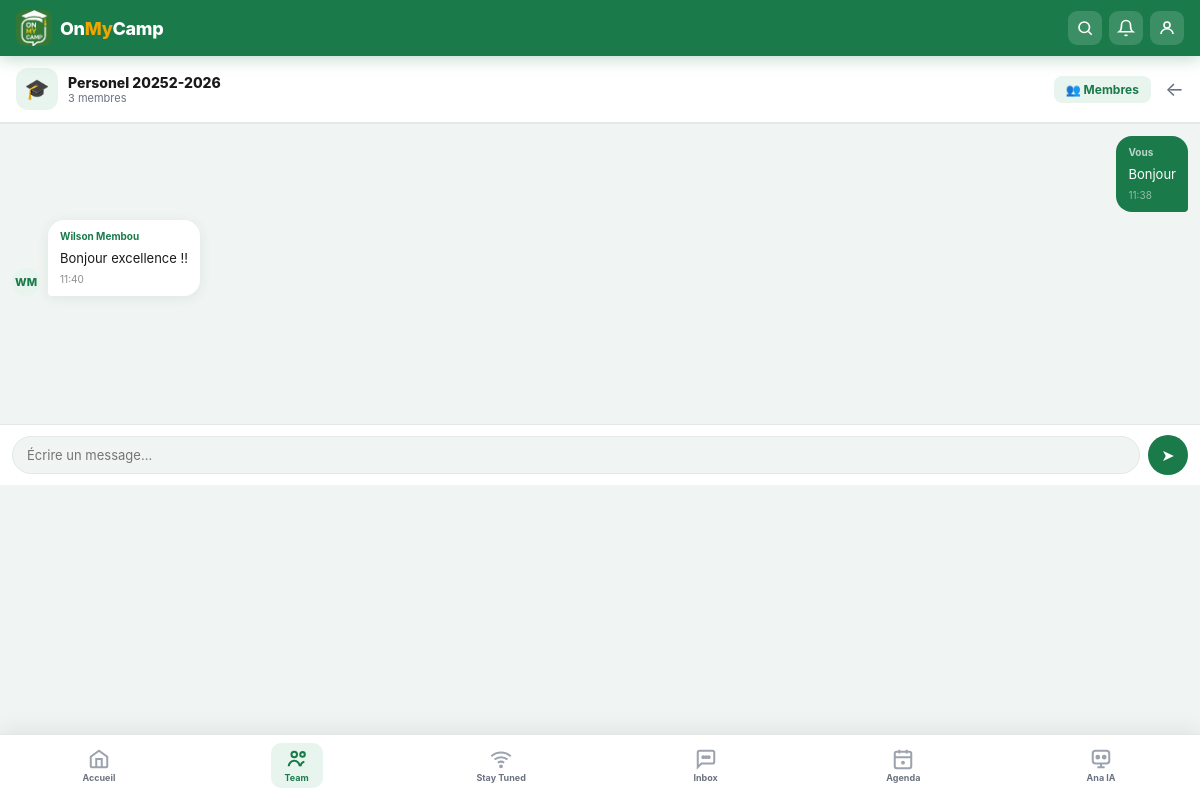
The page /group/1/ (signed in) on the database its author committed.
### core/models.py (models this page shows, shortened)
class Group(models.Model):
    nom         = models.CharField(max_length=100)
    admin       = models.ForeignKey(User, on_delete=models.CASCADE, related_name='groupes_admins')
    membres     = models.ManyToManyField(User, related_name='groupes', blank=True)
    description = models.TextField(blank=True)
    emoji       = models.CharField(max_length=5, default='👥')
    date_creation = models.DateTimeField(auto_now_add=True)

class GroupMessage(models.Model):
    groupe  = models.ForeignKey(Group, on_delete=models.CASCADE, related_name='messages')
    auteur  = models.ForeignKey(User, on_delete=models.CASCADE)
    contenu = models.TextField(blank=True)
    fichier = models.FileField(upload_to='group_files/', blank=True, null=True)
    date    = models.DateTimeField(auto_now_add=True)
    class Meta:
        ordering = ['date']

class User(AbstractUser):
    ROLE_CHOICES = [
        ('etudiant', 'Étudiant'),
        ('enseignant', 'Enseignant'),
        ('rr', 'Représentant Résident'),
        ('daac', 'DAAC'),
        ('tuteur', 'Tuteur'),
    ]
    PRIVILEGE_CHOICES = [
        ('aucun', 'Aucun'),
        ('delegue', 'Délégué'),
        ('chef_classe', 'Chef de classe'),
        ('extended', 'Extended'),
        ('exclusif', 'Exclusif'),
        ('admin', 'Admin'),
        ('superadmin', 'Super Admin'),
    ]
    matricule   = models.CharField(max_length=20, unique=True, blank=True, null=True)
    role        = models.CharField(max_length=20, choices=ROLE_CHOICES, default='etudiant')
    privilege   = models.CharField(max_length=20, choices=PRIVILEGE_CHOICES, default='aucun')
    bio         = models.TextField(blank=True)
    avatar      = models.ImageField(upload_to='avatars/', blank=True, null=True)
    is_active_campus = models.BooleanField(default=True)

### core/views.py (the view, shortened to what this page needs)
# urls.py: path('group/<int:pk>/',           views.group_detail,        name='group_detail'),
@login_required
def group_detail(request, pk):
    group = get_object_or_404(Group, pk=pk)
    if request.user not in group.membres.all():
        messages.error(request, 'Vous n\'êtes pas membre de ce groupe.')
        return redirect('team')
    messages_list = group.messages.select_related('auteur').all()
    users_to_add = User.objects.exclude(
        pk__in=group.membres.values_list('pk', flat=True)
    ).order_by('first_name')
    ctx = global_context(request, 'team')
    ctx.update({
        'group': group,
        'messages_list': messages_list,
        'users_to_add': users_to_add,
    })
    return render(request, 'core/group_detail.html', ctx)

### core/views.py (called while the page is built)
def global_context(request, active_tab=''):
    return {
        'active': active_tab,
        'notif_count': 0,
        'now': timezone.now(),
    }

### templates/core/group_detail.html (shortened to what this page needs)
{% extends "base.html" %}
{% block content %}
<div class="chat-header">
  <div class="chat-icon">{{ group.emoji }}</div>
  <div class="chat-info">
    <div class="chat-name">{{ group.nom }}</div>
    <div class="chat-members">{{ group.membres.count }} membre{{ group.membres.count|pluralize }}</div>
  </div>
  <button onclick="toggleMembers()" style="background:var(--green-light);border:none;color:var(--green);padding:6px 12px;border-radius:8px;font-weight:700;font-size:12px;cursor:pointer;" id="members-btn">
    👥 Membres
  </button>
  <a href="{% url 'team' %}" style="color:var(--muted);font-size:20px;margin-left:4px;">←</a>
</div>
{% if request.user == group.admin %}
<div class="members-panel" id="members-panel">
  <h4>Membres du groupe</h4>
</div>
{% endif %}
<div class="messages-zone" id="msgs">
  {% for msg in messages_list %}
  <div class="msg-row {% if msg.auteur == request.user %}mine{% endif %}">
    {% if msg.auteur != request.user %}
    <div class="msg-av">
      {{ msg.auteur.first_name|first|upper }}{{ msg.auteur.last_name|first|upper }}
    </div>
    {% endif %}
    <div class="bubble {% if msg.auteur == request.user %}mine{% else %}other{% endif %}">
      <div class="b-name">
        {% if msg.auteur == request.user %}Vous{% else %}{{ msg.auteur.get_full_name }}{% endif %}
      </div>
      {{ msg.contenu }}
      <span class="b-time">{{ msg.date|time:"H:i" }}</span>
    </div>
  </div>
  {% empty %}
  <div class="empty-state">
    <div class="e-icon">💬</div>
    <p>Aucun message encore.<br>Commencez la discussion !</p>
  </div>
  {% endfor %}
</div>
<form method="post" class="msg-input-bar">
  <input type="text" name="contenu" class="msg-input"
    placeholder="Écrire un message..." autocomplete="off" id="msgInput">
  <button type="submit" class="send-btn">➤</button>
</form>
{% endblock %}

### rows shown on the page
Group: emoji "🎓", nom "Personel 20252-2026", membres.count "3"
GroupMessage: shows "Vous", contenu "Bonjour", date "11:38"
GroupMessage: auteur.first_name|first "W", auteur.last_name|first "M", auteur.get_full_name "Wilson Membou", contenu "Bonjour excellence !!", date "11:40"
